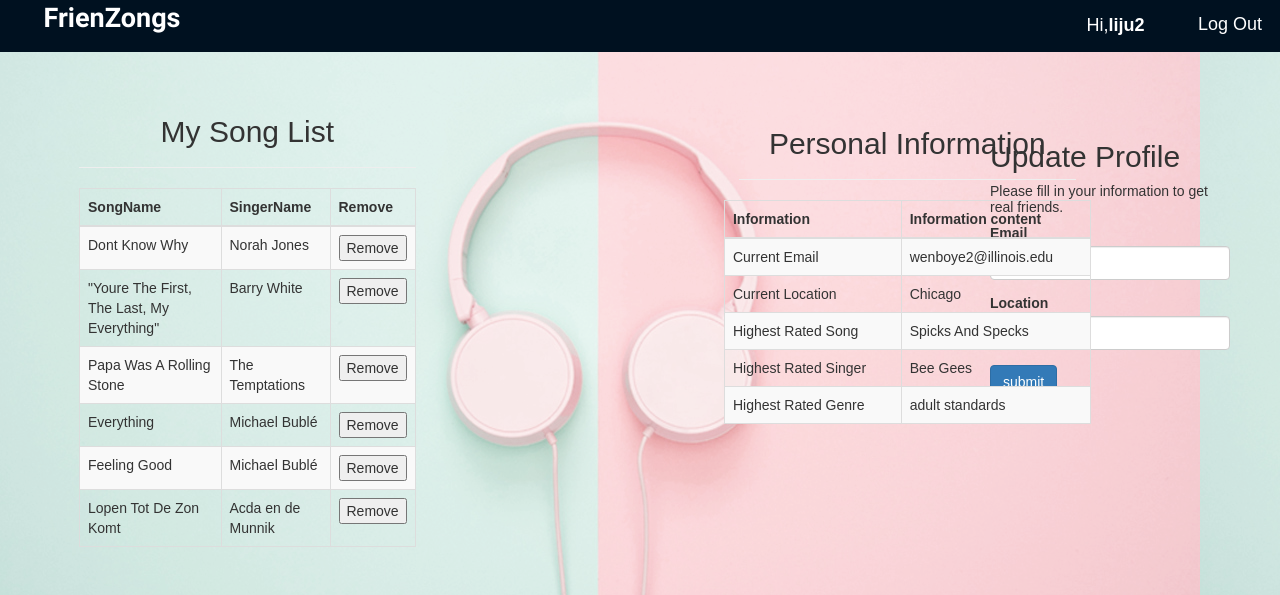
Page /personal.php (signed in) on the committed database.
### tables this page shows
CREATE TABLE `adding` (
  `userid` int(11) NOT NULL,
  `songid` int(11) NOT NULL
);

CREATE TABLE `song` (
  `SongID` int(11) NOT NULL,
  `SongName` varchar(300) DEFAULT NULL,
  `Singer` varchar(300) DEFAULT NULL,
  `Genre` varchar(300) NOT NULL,
  `ReleaseDate` int(11) DEFAULT NULL,
  `BeatsPerMinute` varchar(300) NOT NULL,
  `Danceability` varchar(255) NOT NULL
);

CREATE TABLE `users` (
  `id` int(11) NOT NULL,
  `username` varchar(50) NOT NULL,
  `password` varchar(255) NOT NULL,
  `email` varchar(255) NOT NULL DEFAULT 'TBD',
  `location` varchar(255) NOT NULL DEFAULT 'TBD'
);

### personal.php (the view, shortened to what this page needs)
<?php
include "config.php";
?>
<!DOCTYPE html>
<html lang="en">
<head>
    <link rel="stylesheet" href="https://maxcdn.bootstrapcdn.com/bootstrap/3.3.7/css/bootstrap.css">
</head>
<body>
<div class="container">
    <div class="main-title"><a style="color:white" class="goback" href="search.php"> <b>FrienZongs</b></a></div>
    <div class="welcome">
        <a class="gohead" href="personal.php"><h4>Hi,<b><?=$_SESSION["username"]?></b>&nbsp;&nbsp;</h4></a>
    </div>
    <div class="logout">
        <a href="logout.php" class="gohead"><h4>Log Out</h4></a>
    </div>
</div>
<div class="wrapper update-profile">
        <h2>Update Profile</h2>
        <p>Please fill in your information to get real friends.</p>
        <form action="personal_following.php" method="post">
            <div class="form-group">
                <label>Email</label>
                <input type="text" name="email" class="form-control">
            </div>
            <div class="form-group">
                <label>Location</label>
                <input type="text" name="location" class="form-control">
            </div>
            <div class="form-group">
                <input type="submit" class="btn btn-primary" value="submit">
            </div>
        </form>
</div>
<div class="title1">
<div class="wrapper">
        <div class="container-fluid">
            <div class="row">
                <div class="col-md-8">
                    <div class="page-header clearfix">
                        <h2>My Song List</h2>
                    </div>
<?php
	$searchuser = $_SESSION["id"];
	$query_adding_sql="SELECT * FROM adding,song WHERE adding.songid=song.SongID AND adding.userid=$searchuser";
	$query_adding_result=mysqli_query($link,$query_adding_sql);
	if (mysqli_num_rows($query_adding_result)>0) {
		echo "<table class='table table-bordered table-striped'>";
            echo "<thead>";
                echo "<tr>";
                    echo "<th>SongName</th>";
                    echo "<th>SingerName</th>";
                    echo "<th>Remove</th>";
                echo "</tr>";
            echo "<thead>";
            echo "<tbody>";
            while($row=mysqli_fetch_array($query_adding_result)) {
            	$currentsong=$row['SongID'];
            	echo "<tr>";
                echo "<td>" . $row['SongName'] . "</td>";
            	echo "<td>" . $row['Singer'] . "</td>";
            	echo "<td><form action='removing.php' method='post'>
                        <input type='hidden' name='id' value=$currentsong>
                        <button type='submit' name='sub' value='subed'>Remove</button>
                    </form></td>";
            	echo "</tr>";
            }
            echo "</tbody>";
	}
?>
            </div>
        </div>
    </div>
</div>
</div>
<div class="title2">
<div class="wrapper">
        <div class="container-fluid">
            <div class="row">
                <div class="col-md-8">
                    <div class="page-header clearfix">
                        <h2>Personal Information</h2>
                    </div>
<?php
    $searchuser = $_SESSION["id"];
    $info_sql="SELECT email,location FROM users WHERE id ='$searchuser'";
    $hsong_sql="SELECT SongName FROM song WHERE SongID IN (SELECT SongID FROM rating WHERE userid=$searchuser and ratings >= ALL (SELECT ratings FROM rating WHERE userid=$searchuser))";
    $hsinger_sql="SELECT Singer FROM rating natural join song WHERE userid=$searchuser GROUP BY singer HAVING avg(ratings) >= ALL (SELECT avg(ratings) FROM rating natural join song WHERE userid=$searchuser GROUP BY singer)";
    $hgenre_sql="SELECT Genre FROM rating natural join song WHERE userid=$searchuser GROUP BY genre HAVING avg(ratings) >= ALL (SELECT avg(ratings) FROM rating natural join song WHERE userid=$searchuser GROUP BY genre)";
		echo "<table class='table table-bordered table-striped secondtable'>";
            echo "<thead>";
                echo "<tr>";
                    echo "<th>Information</th>";
                    echo "<th>Information content</th>";
                echo "</tr>";
            echo "<thead>";
            echo "<tbody>";
            echo "<tr>";
            echo "<td>Current Email</td>";
                    if($info_result=mysqli_query($link,$info_sql)){
                        $info_array=mysqli_fetch_array($info_result);
                        echo  "<td>".$info_array['email']."</td>";
                    }else{
                        echo "<td>NULL</td>";
                    }
            echo "</tr>";
            echo "<td>Current Location</td>";
                if($info_result=mysqli_query($link,$info_sql)){
                    echo  "<td>".$info_array['location']."</td>";
                }else{
                    echo "<td>NULL</td>";
                }
            echo "<td>Highest Rated Song</td>";
                if($hsong_result=mysqli_query($link,$hsong_sql)){
                    echo  "<td>";
                    while($hsong_row = mysqli_fetch_array($hsong_result)){
                        echo $hsong_row['SongName']."<br>";
                    }
                    echo "</td>";
                }else{
                    echo "<td>NULL</td>";
                }
            echo "<td>Highest Rated Singer</td>";
                if($hsinger_result=mysqli_query($link,$hsinger_sql)){
                    echo  "<td>";
                    while($hsinger_row = mysqli_fetch_array($hsinger_result)){
                        echo $hsinger_row['Singer']."<br>";
                    }
                    echo "</td>";
                }else{
                    echo "<td>NULL</td>";
                }
            echo "<td>Highest Rated Genre</td>";
                if($hgenre_result=mysqli_query($link,$hgenre_sql)){
                    echo  "<td>";
                    while($hgenre_row = mysqli_fetch_array($hgenre_result)){
                        echo $hgenre_row['Genre']."<br>";
                    }
                    echo "</td>";
                }else{
                    echo "<td>NULL</td>";
                }
            echo "</tbody>";
            echo "</table>";
?>
            </div>
        </div>
    </div>
</div>
</div>
</body>
</html>

### personal.php (style rules this page uses)
body { font: 14px sans-serif; background-image: url("sounds-header6.jpg"); }
.wrapper { width: 550px; margin: 0 auto; }
.title1 { position: absolute; width: 25%; margin: 0 auto; top: 75px; left: 5%; }
.title2 { position: absolute; width: 15%; margin: 0 auto; top: 12px; left: 180%; }
.page-header h2 { margin-top: 0; text-align: center; }
.secondtable { position: absolute; width: 350x; margin: 0 auto; top: 125px; left: 180%; }
.main-title { position: absolute; width: 200px; border: 0px; padding: 2px; margin: 0px; left:12px; top:0px; text-align: center; font-family:'Sofia'; font-size:27px; }
.welcome { position: absolute; width: 300px; border: 5px; padding: 4.5px; margin: 1px; right:120px; top:0px; text-align: right; }
.logout { position: absolute; width: 100px; border: 5px; padding: 4.5px; margin: 0px; right:0px; top:0px; text-align: center; }
.container { height:52px; width:100%; background-color:#001120; }
.goback:link { text-decoration: none; }
.gohead:link { text-decoration: none; }
h4 { color: white; }
.update-profile { position: absolute; top: 120px; right:50px; width: 240px; }

### rows in the picture
adding: songid.SongName "Dont Know Why", songid.Singer "Norah Jones"
adding: songid.SongName "\"Youre The First, The Last, My Everything\"", songid.Singer "Barry White"
adding: songid.SongName "Papa Was A Rolling Stone", songid.Singer "The Temptations"
adding: songid.SongName "Everything", songid.Singer "Michael Bublé"
adding: songid.SongName "Feeling Good", songid.Singer "Michael Bublé"
adding: songid.SongName "Lopen Tot De Zon Komt", songid.Singer "Acda en de Munnik"
users: email "wenboye2@illinois.edu", location "Chicago"
song: SongName "Spicks And Specks"

### other values in the picture
$_SESSION["username"] "liju2"
$hsinger_row['Singer'] "Bee Gees"
$hgenre_row['Genre'] "adult standards"
